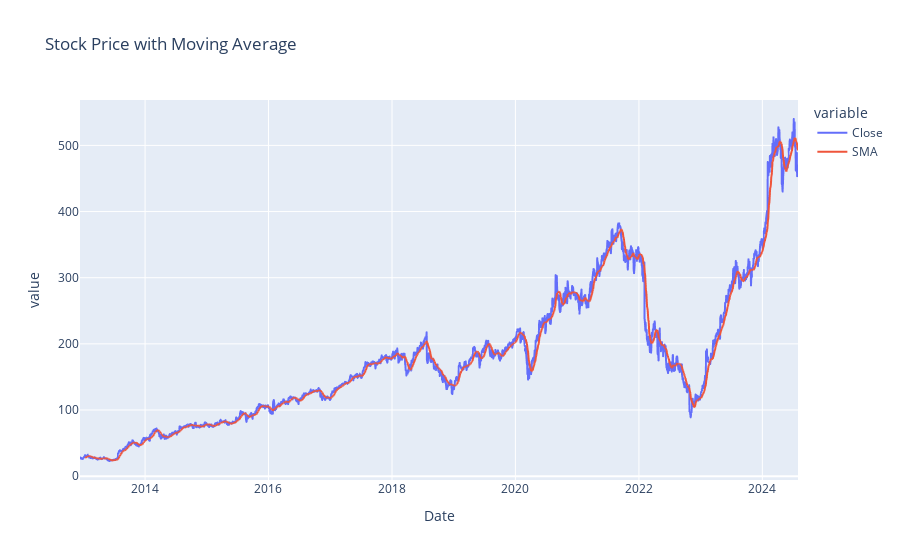

Here is the notebook cell this chart was saved with:
### Code cell
fa.plot_stock_data()

### Figure 1 — Plotly figure (JSON) as saved in the notebook; plotly's stock layout.template omitted (floating-point values rounded to 4 significant figures; data arrays with more than 128 entries replaced by an {"elided": "..."} marker saying what was removed)
{"data": [{"hovertemplate": "variable=Close<br>Date=%{x}<br>value=%{y}<extra></extra>", "legendgroup": "Close", "line": {"color": "#636efa", "dash": "solid"}, "marker": {"symbol": "circle"}, "mode": "lines", "name": "Close", "showlegend": true, "type": "scattergl", "x": {"elided": "2926 str values"}, "xaxis": "x", "y": {"elided": "2926 float values"}, "yaxis": "y"}, {"hovertemplate": "variable=SMA<br>Date=%{x}<br>value=%{y}<extra></extra>", "legendgroup": "SMA", "line": {"color": "#EF553B", "dash": "solid"}, "marker": {"symbol": "circle"}, "mode": "lines", "name": "SMA", "showlegend": true, "type": "scattergl", "x": {"elided": "2926 str values"}, "xaxis": "x", "y": {"elided": "2926 float values"}, "yaxis": "y"}], "layout": {"legend": {"title": {"text": "variable"}, "tracegroupgap": 0}, "title": {"text": "Stock Price with Moving Average"}, "xaxis": {"anchor": "y", "domain": [0, 1], "title": {"text": "Date"}}, "yaxis": {"anchor": "x", "domain": [0, 1], "title": {"text": "value"}}}}
